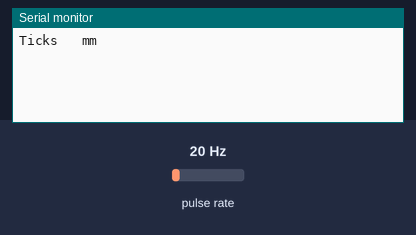
A sketch run on a simulated Arduino Uno, built with avr-gcc and run on an emulated ATmega328P. On the bench: the last lines printed to the serial monitor. Wiring (inferred from the names in the program): pulse sensor: data pin 2. The test bench sets the inputs (shaded band); at power-on: pulse rate 20 Hz.

Above: at 1.2 s.
1.3 s: pulse rate (sensor on pin 2) set to 4 Hz
At 3.8 s:
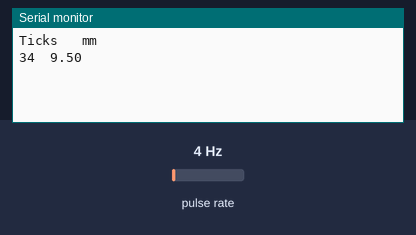
4.3 s: pulse rate (sensor on pin 2) set to 50 Hz
At 7.3 s:
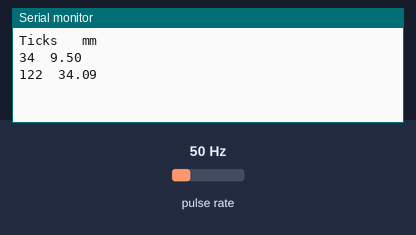

The sketch:

pluviometer.ino
```cpp
#include <math.h>

static int RainSensorPin = 2;    //The pin location of the anemometer sensor

static int MaxTicks = 100;

volatile unsigned long Ticks = 0;  // tipping bucket counter used in interrupt routine
volatile unsigned long ContactBounceTime;  // Timer to avoid contact bounce in interrupt routine

float Rainfall;        // rainfall in mm

void setup() {

  Serial.begin(9600);

  pinMode(RainSensorPin, INPUT);
  attachInterrupt(digitalPinToInterrupt(RainSensorPin), isr_tick, FALLING);

  Serial.println("Ticks\t mm");

}

void loop() {

  sei();         //Enables interrupts
  delay(3000);  //Wait 3 seconds to average
  cli();         //Disable interrupts

  Rainfall = Ticks * 0.2794;  // 0.2794 -> capacity of each bucket

  Serial.print(Ticks);
  Serial.print("\t");
  Serial.println(Rainfall);
  if(Ticks > MaxTicks){
    Ticks = 0;
  }

}

// This is the function that the interrupt calls to increment the rotation count
void isr_tick ()   {

  if ((millis() - ContactBounceTime) > 15 ) {  // debounce the switch contact.
    Ticks++;
    ContactBounceTime = millis();
  }

}
```

Measured:
- after the input at 1.3 s, the serial monitor: prints a new line after 1.7 s (image 1)
- after the input at 4.3 s, the serial monitor: prints a new line after 1.7 s (image 2)
